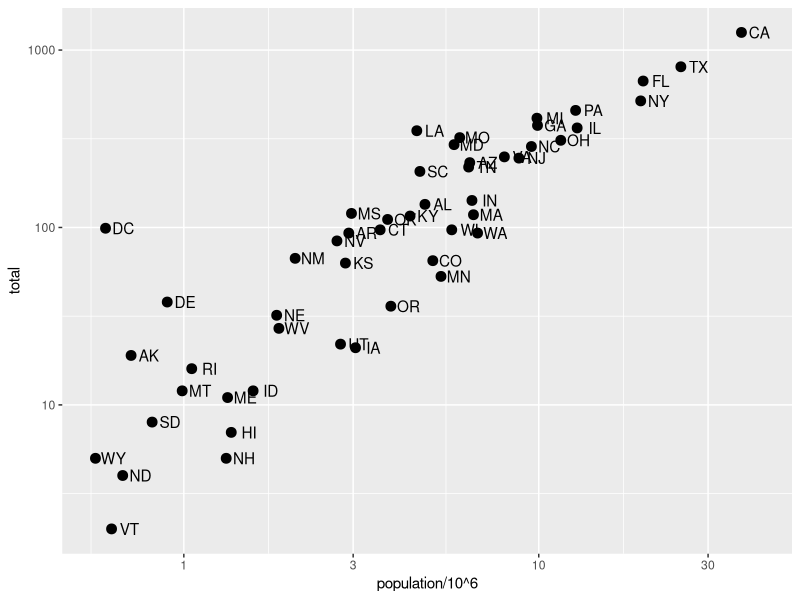
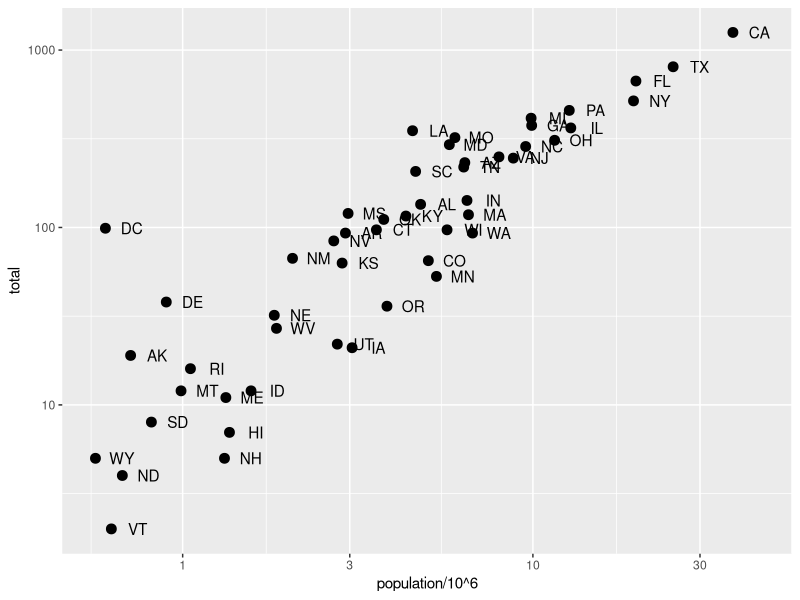

The R script that drew these images, in order:
# define p
library(tidyverse)
library(dslabs)
data(murders)
#Create the plot object
p <- murders %>% ggplot(aes(population/10^6, total, label = abb))

# log base 10 scale the x-axis and y-axis
p + geom_point(size = 3) +
  #Smaller nudge because the plot is more compact now
  geom_text(nudge_x = 0.05) +
  scale_x_continuous(trans = "log10") +
  scale_y_continuous(trans = "log10")

# efficient log scaling of the axes
p + geom_point(size = 3) +
  geom_text(nudge_x = 0.075) +
  scale_x_log10() +
  scale_y_log10()

#Remember that directly calling the ggplot object 'p' will directly plot it.
